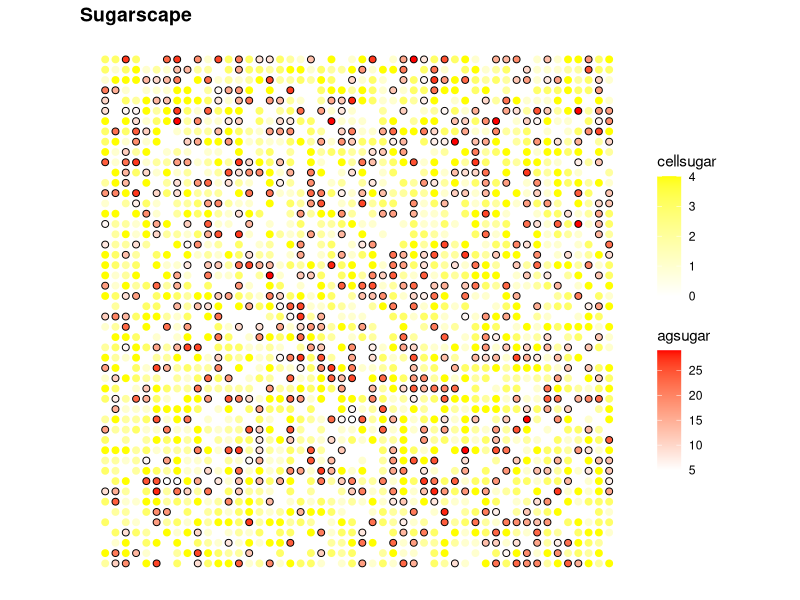

R code for this plot: (Note: a time limit stopped this script after it produced the figure.)
# Sugarscape replication (from Epstein and Axtell 1996)
# Initiates world of x by x dimensions populated by agents with density d.
# Each cell in the world has a sugar capacity c.
# Each agent has a vision between 1 and maxviz, and a store of sugar.
# In each round, each cell grows sugar at rate grate unless it is at capacity.
# Agents look around, determine which available cell in their field of vision has the most sugar, move there, and harvest the sugar
# Sugar stores are then decremented by the agent's metabolic rate


# The first function initiates world of x by x dimensions, populated by agnets with desity d. 
# Each cell in the world has a sugar capacity c and initially has c amount of sugar. 
# Each agent has an id, vision ranging from 1 to maxviz, and a store of sugar s.
# When world is initialized, agent harvests the sugar in their initial cell

do.sugarscape <- function(dim = 50, popdens = .25, capacity = 4, grate = 1, 
                          maxviz = 3, r_endow = 5:25, metabolism = 3:5,
                          characteristics = c("id","vision","sugar","metabolism")){
  require(data.table)
  sugar <- matrix(NA, nrow = dim, ncol = dim)
  for(i in 1:length(sugar)){
    sugar[i] <- sample(0:capacity, 1) # Distribute sugar to each cell sampled from 0 to capacity
  }
  
  n_agents <- round(dim*dim*popdens) # Set number of agents
  
  a <- matrix(NA, nrow = dim, ncol = dim)
  for(i in 1:length(a)){
    a[i] <- sample(1:(dim*dim), 1, replace = F) # Set cells that will be populated by agents
  }
  a[a > n_agents] <- NA
  
  agents <<- array(0, dim=c(dim, dim, length(characteristics))) # Set array of agents
  agcount <- 0
  for (i in 1:dim){
    for (j in 1:dim){
      # If cell is populated by an agent, assign agent characteristics
      if(!is.na(a[i,j])){
        agents[i,j,1] <<- agcount+1
        agcount <- agcount+1
        agents[i,j,2] <<- sample(1:maxviz, 1)
        agents[i,j,3] <<- sample(r_endow, 1)
        agents[i,j,4] <<- sample(metabolism, 1)
      }
      else{
        agents[i,j,1] <<- NA
        agents[i,j,2] <<- NA
        agents[i,j,3] <<- NA
      }
    }
  }  
  # Initialize the sugarscape. Each cell starts with an id, x value, and y value
  scape <<- data.table(cellid = 1:prod(dim*dim),
                       x = rep(1:dim, dim),
                       y = rep(1:dim, each = dim),
                       cellsugar = rep(NA, prod(dim*dim)),
                       cellcap = rep(NA, prod(dim*dim)),
                       cellgrate = rep(grate, prod(dim*dim)),
                       agid = rep(NA, prod(dim*dim)),
                       agviz = rep(NA, prod(dim*dim)),
                       agmetab = rep(NA, prod(dim*dim)),
                       agsugar = rep(NA, prod(dim*dim))
  )
  # Copy sugar and agent/agent characteristics over to sugarscape
  for(i in 1:dim){
    for(j in 1:dim){
      scape$cellsugar[scape$x == i & scape$y == j] <<- sugar[i,j]
      scape$cellcap[scape$x == i & scape$y == j] <<- sugar[i,j]
      scape$agid[scape$x == i & scape$y == j] <<- agents[i,j,1]
      scape$agviz[scape$x == i & scape$y == j] <<- agents[i,j,2]
      scape$agmetab[scape$x == i & scape$y == j] <<- agents[i,j,4]
      scape$agsugar[scape$x == i & scape$y == j] <<- agents[i,j,3]
    }
  }
  
  # Agents harvest whatever sugar is in the cell they are populated to
  for(i in 1:length(scape$cellsugar)){
    if(!is.na(scape$agsugar[i])){
      s <- scape$cellsugar[i]
      scape$agsugar[i] <<- scape$agsugar[i] + s
      scape$cellsugar[i] <<- scape$cellsugar[i] - s
    }
  }
}

plotScape <- function(title = "Sugarscape"){
  require(data.table)
  require(ggplot2)
  require(RColorBrewer)
  
  agts <- subset(scape, !is.na(agid), select = c(x,y,agsugar))
  
  # find the dimensions of the grid to get the best dot size
  dims <- c(max(scape$x), max(scape$y))
  
  # plot the landscape gradiented by density of sugar in each cell  
  p <- ggplot() + 
    # resize dots to grid
    geom_point(data = scape, 
               aes(x = x, y = y, color = cellsugar), size = 100/sqrt(prod(dims))) +
    scale_colour_gradient(low = "white",high = "yellow", limits = c(0,4)) +
    geom_point(data = scape[!is.na(agid)], aes(x=x, y=y, shape = shp, fill = agsugar),
               shape = 21, size = 100/sqrt(prod(dims))) +
    scale_fill_gradient(low = "white", high = "red")+
    # add agents
    # theme: mostly blank
    theme_bw() + 
    theme(axis.line = element_blank(),
          axis.text.x = element_blank(),
          axis.text.y = element_blank(),
          axis.ticks = element_blank(),
          axis.title.x = element_blank(),
          axis.title.y = element_blank(),
          panel.background = element_blank(),
          panel.border = element_blank(),
          panel.grid.major = element_blank(),
          panel.grid.minor = element_blank(),
          plot.background = element_blank(),
          plot.title = element_text(lineheight=3, 
                                    face="bold", 
                                    color="black", 
                                    size=14)) +
    # fix axes to avoid distortion in the picture
    coord_fixed(ratio = 1) + 
    # add the title
    ggtitle(title)
  
  return(p)
}

# Function specifying interaction rules for each round. Sugar grows back in cells at rate grate.
iterate <- function(iterations, capacity = 4){
  n_agents <- c(nrow(scape[agid > 0]))
  for(i in 1:iterations){
    # Grow sugar
    scape$cellsugar <<- with(scape, cellsugar + cellgrate)
    scape$cellsugar <<- ifelse(scape$cellsugar > scape$cellcap, scape$cellcap, scape$cellsugar)
    
    # Subfunction for agents to pick cell to move to (wrapped world)
    pickcell <- function(x_value, y_value, maxviz, dimension){
      x_vals <- c((x_value+1):(x_value+maxviz), (x_value-1):(x_value-maxviz))
      x_vals <- sapply(x_vals, function(x){
        if(x < 1){x = x + dimension} 
        if(x > dimension){x = x - dimension}
        else{x}})
      
      y_vals <- c((y_value+1):(y_value+maxviz), (y_value-1):(y_value-maxviz))
      y_vals <- sapply(y_vals, function(x){
        if(x < 1){x = x + dimension}
        if(x > dimension){x = x - dimension}
        else{x}})
      
      see.ids <- c(scape[x == x_value & y %in% y_vals, cellid], scape[x %in% x_vals & y == y_value, cellid]) # Cells agents can see
      see.ids <- see.ids[! see.ids %in% transition[,target]] # Minus cells other agents have already decided to move to
      
      # Find the cell with the most sugar within the available cells the agent sees
      newcell <- scape[cellid %in% see.ids & is.na(agid) & cellsugar %in% max(unlist(scape[cellid %in% see.ids, cellsugar])), cellid]
      
      if(length(newcell) > 1){
        return(newcell[1]) # If multiple cells have max available sugar, pick the first one
      }
      if(length(newcell) == 0){
        return(scape[x == x_value & y == y_value, cellid]) # If no available cell, stay put
      }
      else{
        return(newcell)
      }
    }
    
    transition <- subset(scape, !is.na(agid), c(1:3,7:10)) # Placeholder data table to track movement
    transition[,target := rep(NA, nrow(transition))]
    # Determine where each agent is moving
    for(t in 1:nrow(transition)){
      transition$target[t] <- pickcell(x_value = transition$x[t], y_value = transition$y[t], 
                                       maxviz = transition$agviz[t], dimension = max(scape$x))
    }
    
    # move agents to the new cells
    for(n in 1:nrow(scape)){
      if(scape$cellid[n] %in% transition[,target]){
        scape[transition[scape$cellid[n] == target, cellid], 7:10] <- NA
        scape[n,7:10] <- transition[target == n, 4:7]
      }
    }
    
    # Harvest sugar
    for(s in 1:nrow(scape)){
      if(!is.na(scape$agid[s])){
        su <- scape$cellsugar[s]
        scape$agsugar[s] <- scape$agsugar[s] + su
        scape$cellsugar[s] <- scape$cellsugar[s] - su
      }
    }
    scape$agsugar <- with(scape, ifelse(!is.na(agsugar), agsugar - agmetab, agsugar)) # decrement agent sugar by metabolic rate
    scape[agsugar == 0, 7:10] <- NA
    n_agents <- c(n_agents, nrow(scape[agid > 0]))
  }
  plotScape(title = paste("Sugarscape after ", iterations," rounds of foraging"))
  return(n_agents)
}

do.sugarscape()
plotScape()
iterate(iterations = 50)
